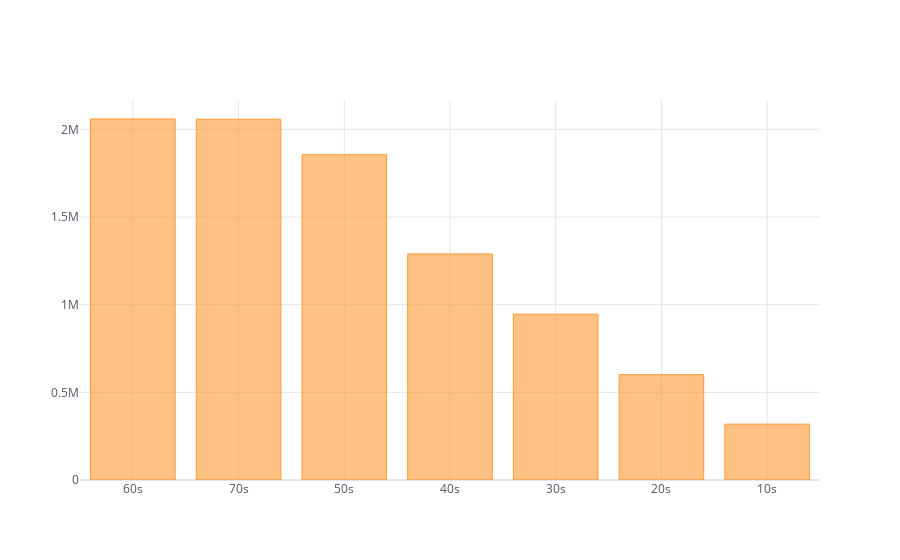

Here is the notebook cell this chart was saved with:
### Code cell
age_money.iplot(kind='bar', theme='white')
# 카드사용건수에서 60대는 낮은 수치를 보였지만 
# 카드사용금액에서는 가장 높은 금액대를 카드로 사용함
# 이는 결국 50~70대 연령대가 한 번을 결제하더라도 많은 금액을 결제하는 것을 알 수 있음

### Figure 1 — Plotly figure (JSON) as saved in the notebook; plotly's stock layout.template omitted (floating-point values rounded to 4 significant figures)
{"data": [{"marker": {"color": "rgba(255, 153, 51, 0.6)", "line": {"color": "rgba(255, 153, 51, 1.0)", "width": 1}}, "name": "카드사용금액_평균", "orientation": "v", "text": "", "type": "bar", "x": ["60s", "70s", "50s", "40s", "30s", "20s", "10s"], "y": [2060000.0, 2058000.0, 1856000.0, 1290000.0, 946000.0, 601200.0, 318600.0]}], "layout": {"legend": {"bgcolor": "#FFFFFF", "font": {"color": "#4D5663"}}, "paper_bgcolor": "#FFFFFF", "plot_bgcolor": "#FFFFFF", "title": {"font": {"color": "#4D5663"}}, "xaxis": {"gridcolor": "#E1E5ED", "showgrid": true, "tickfont": {"color": "#4D5663"}, "title": {"font": {"color": "#4D5663"}, "text": ""}, "zerolinecolor": "#E1E5ED"}, "yaxis": {"gridcolor": "#E1E5ED", "showgrid": true, "tickfont": {"color": "#4D5663"}, "title": {"font": {"color": "#4D5663"}, "text": ""}, "zerolinecolor": "#E1E5ED"}}}
